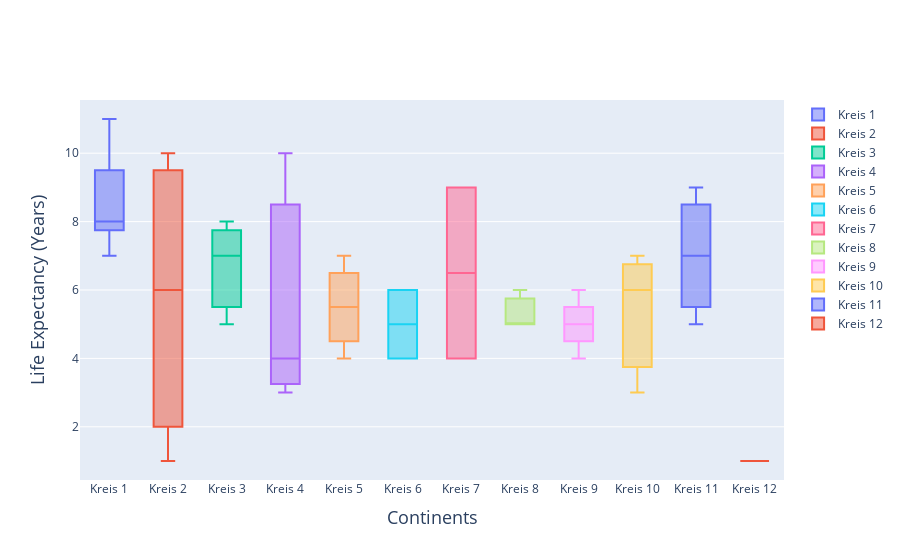

Notebook cell for this chart:
### Code cell
import plotly.graph_objects as go

fig = go.Figure()

    
for id in range(1, 13):
    df_aux = df[df['Kreis_id'] == id]
    
    y = df_aux['duration_val']
    fig.add_trace(go.Box(y=y, name='Kreis '+str(id)))


fig.update_yaxes(title={"text": "Life Expectancy (Years)", "font": {"size": 18}})
fig.update_xaxes(title={"text": "Continents", "font": {"size": 18}})

fig.show()

### Figure 1 — Plotly figure (JSON) as saved in the notebook; plotly's stock layout.template omitted (floating-point values rounded to 4 significant figures)
{"data": [{"name": "Kreis 1", "type": "box", "y": [9, 7, 8, 11, 8]}, {"name": "Kreis 2", "type": "box", "y": [3, 9, 10, 1]}, {"name": "Kreis 3", "type": "box", "y": [8, 7, 5]}, {"name": "Kreis 4", "type": "box", "y": [4, 10, 3]}, {"name": "Kreis 5", "type": "box", "y": [4, 7, 5, 6]}, {"name": "Kreis 6", "type": "box", "y": [4, 6]}, {"name": "Kreis 7", "type": "box", "y": [4, 9]}, {"name": "Kreis 8", "type": "box", "y": [5, 5, 6]}, {"name": "Kreis 9", "type": "box", "y": [6, 5, 4, 5]}, {"name": "Kreis 10", "type": "box", "y": [7, 3, 6]}, {"name": "Kreis 11", "type": "box", "y": [5, 9, 7]}, {"name": "Kreis 12", "type": "box", "y": [1]}], "layout": {"xaxis": {"title": {"font": {"size": 18}, "text": "Continents"}}, "yaxis": {"title": {"font": {"size": 18}, "text": "Life Expectancy (Years)"}}}}
